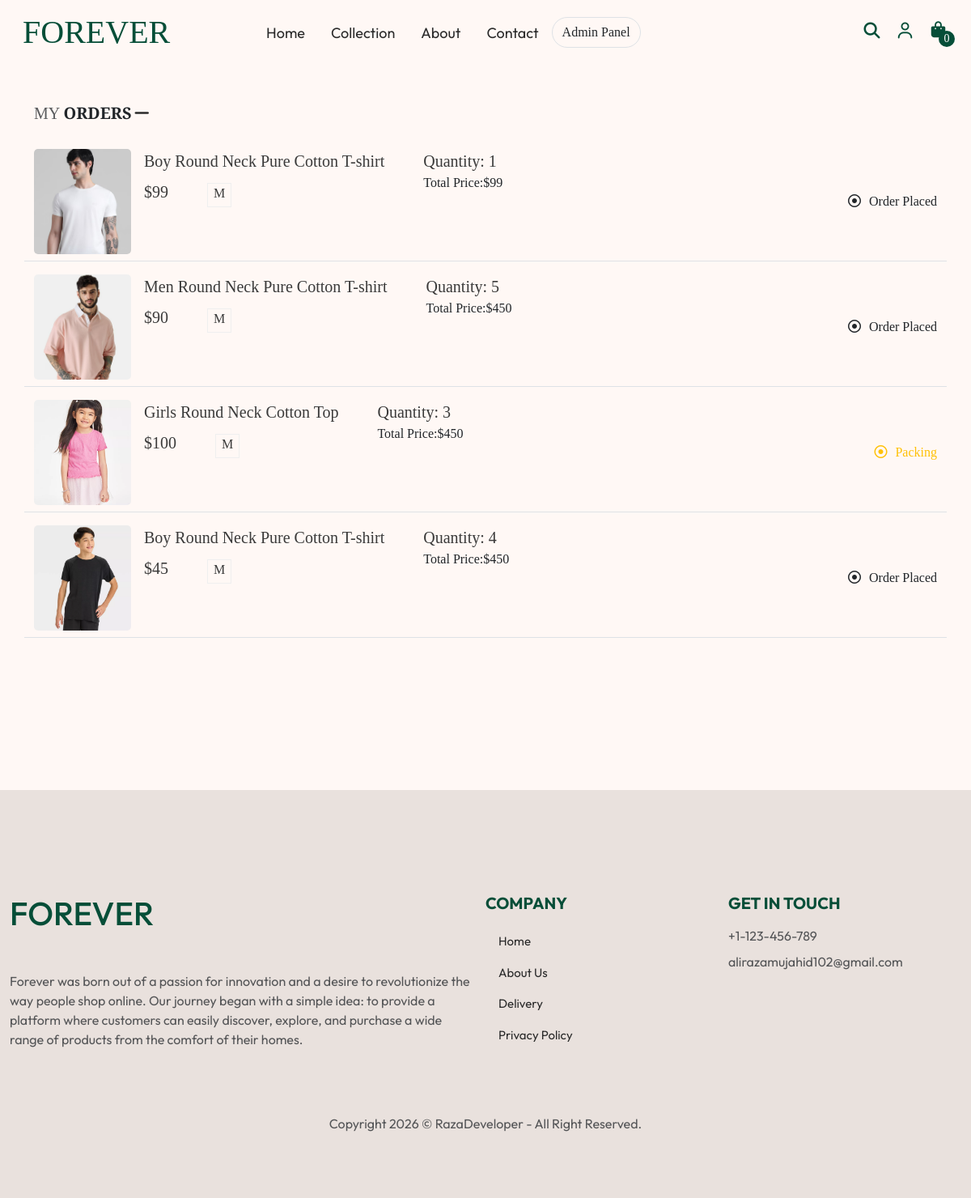
Before: /my-order.php (signed in) with the older database file.
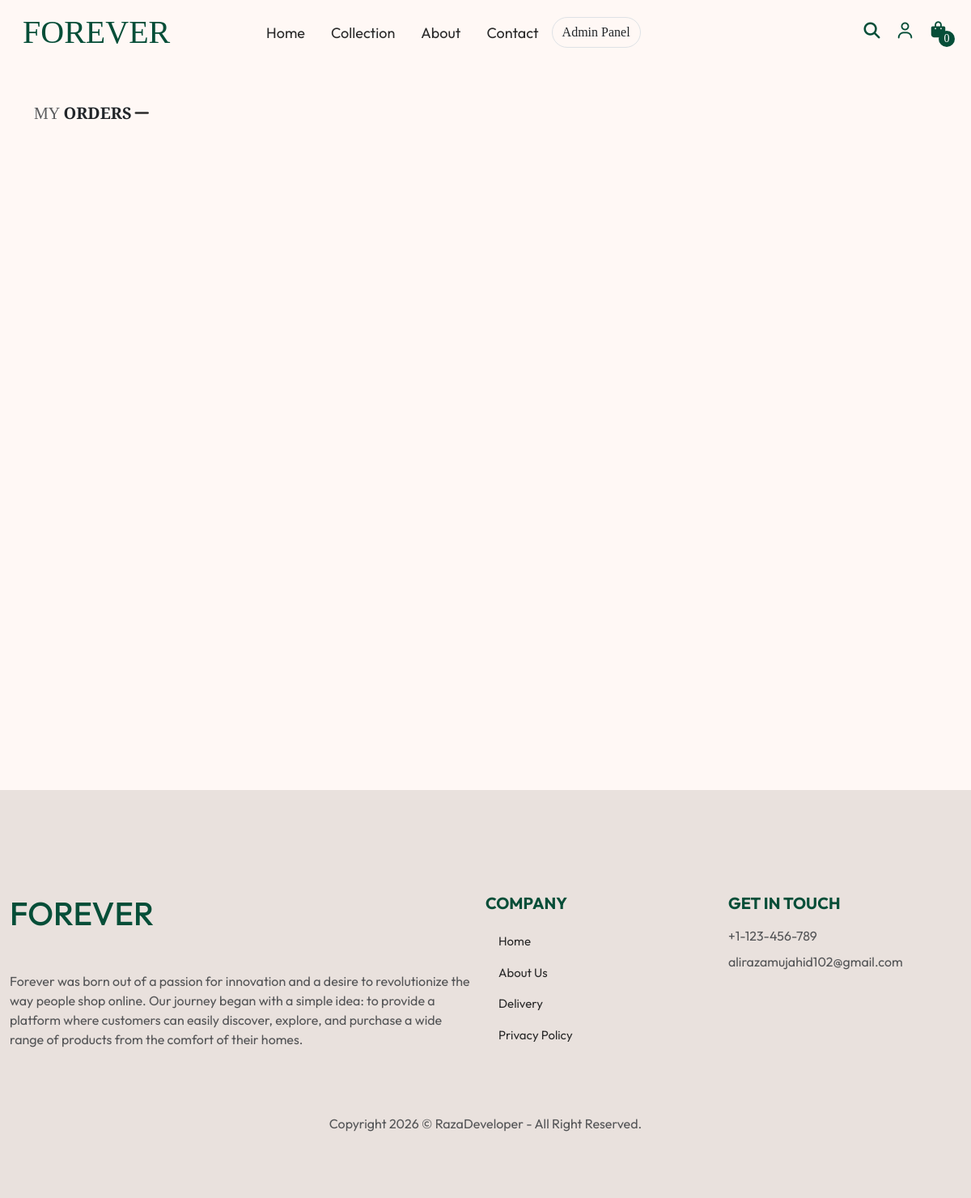
After: the same page with the newer database file.
### tables this page shows
CREATE TABLE `orders` (
  `id` int(11) NOT NULL,
  `productid` int(11) DEFAULT NULL,
  `title` varchar(100) DEFAULT NULL,
  `image` varchar(100) DEFAULT NULL,
  `quantity` int(11) DEFAULT NULL,
  `size` varchar(10) DEFAULT NULL,
  `first_name` varchar(100) NOT NULL,
  `last_name` varchar(100) NOT NULL,
  `email_address` varchar(100) NOT NULL,
  `street` varchar(500) NOT NULL,
  `city` varchar(100) NOT NULL,
  `state` varchar(100) NOT NULL,
  `zip_code` int(11) NOT NULL,
  `country` varchar(100) NOT NULL,
  `phone` varchar(100) NOT NULL,
  `unitprice` int(11) DEFAULT NULL,
  `totalprice` int(11) DEFAULT NULL,
  `username` varchar(100) DEFAULT NULL,
  `status` varchar(50) DEFAULT 'Pending',
  `pay_method` varchar(50) DEFAULT NULL,
  `track_id` varchar(300) DEFAULT NULL,
  `order_date` varchar(50) DEFAULT NULL,
  `order_status` varchar(100) DEFAULT 'order placed'
);

### my-order.php (the view)
<?php include "header.php" ?>
<section class="cart-section">
    <div class="container">
        <div class="row">
            <div class="col-12 mt-5 mb-3">
                <h5 class='text-muted text-uppercase'>My <span class='fw-bold text-dark'>Orders</span><i class="fa-solid fa-minus" style='color:#2A2A2A'></i></h5>
            </div>
        </div>
        <div class="orders" style='min-height:100vh;'>
            <div class="row cart-products align-items-start">
                <?php
                    include "config.php";
                    if(isset($_SESSION['name'])){
                        $query = "SELECT * FROM orders WHERE username = '{$_SESSION['name']}'";
                        $result = mysqli_query($conn, $query);
                        if(mysqli_num_rows($result) > 0){
                            while($row = mysqli_fetch_assoc($result)){
                               $textColor = '';
                                if($row['order_status'] === 'deliverd'){
                                    $textColor = 'success';
                                }else if($row['order_status'] === 'packing'){
                                    $textColor = 'warning';
                                }else if($row['order_status'] === 'shipped'){
                                    $textColor = 'info';
                                }else if($row['order_status'] === 'out of delivery'){
                                    $textColor = 'secondary';
                                }else if($row['order_status'] === 'cancelled'){
                                    $textColor = 'danger';
                                }
                                echo "<div data-aos='fade-up' data-aos-duration='1500'  data-aos-offset='300' class='my-orders col-md-12 mb-2 border-bottom'>
                                        <div class='d-md-flex align-items-center justify-content-between py-2 single-order'>
                                            <div class='d-flex'>
                                                <div class='cart-img me-3'>
                                                    <img src='./admin/images/product_img/{$row['image']}' class='img-fluid' alt=''>
                                                </div>
                                                <div>
                                                    <p class='title fs-5 mb-2'>{$row['title']}</p>
                                                    <p><span class='price fs-5 mb-0'><span>$</span>{$row['unitprice']}</span><span class='size ms-5'>{$row['size']}</span></p>
                                                </div>
                                                <div class='ms-5'>
                                                    <p class='d-flex flex-column'>
                                                    <span class='price fs-5 mb-0'>Quantity: {$row['quantity']}</span>
                                                    <span>Total Price:<span>$</span>{$row['totalprice']}</span>
                                                    </p>
                                                </div>
                                            </div>
                                            <div><i class='fa-regular fa-circle-dot text-{$textColor} me-2'></i><span class='text-{$textColor} text-capitalize'>{$row['order_status']}</div>
                                        </div>
                                    </div>";
                            }
                        }
                    }else{
                            echo "<div class='d-flex flex-column justify-content-center align-items-center' style='height:80vh;'>
                                    <i class='fa-solid fa-box' style='color:#efefef;font-size:5rem;'></i>
                                    <h5 class='m-0 mt-2 text-muted'>No Orders</h5>
                                </div>";
                        }
                    ?>
            </div>
        </div>
    </div>
</section>
<?php include "footer.php" ?>

Changed rows visible on the page:
removed orders: image (picture), title "Boy Round Neck Pure Cotton T-shirt", unitprice "99", size "M", quantity "1", totalprice "99", order_status "Order Placed"
removed orders: image (picture), title "Men Round Neck Pure Cotton T-shirt", unitprice "90", size "M", quantity "5", totalprice "450", order_status "Order Placed"
removed orders: image (picture), title "Girls Round Neck Cotton Top", unitprice "100", size "M", quantity "3", totalprice "450", order_status "Packing"
removed orders: image (picture), title "Boy Round Neck Pure Cotton T-shirt", unitprice "45", size "M", quantity "4", totalprice "450", order_status "Order Placed"
